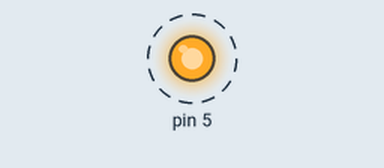
This sketch was run on a simulated Arduino Uno, built with avr-gcc and run on an emulated ATmega328P. Parts: output pins drawn as LEDs (lit = HIGH). Dashed ring = blinking.

Above: at 0.5 s.
Timing chart, 0 to 4.6 s (numbered marks = the images above):
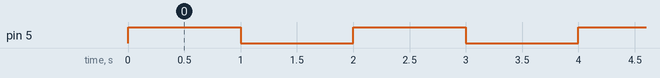

The sketch:

led.ino
```cpp
void setup() {  //setup()함수 : 초기 설정
  pinMode(5, OUTPUT);   //아두이노 5번 핀을 OUTPUT 모드로 설정
}

void loop() {   //loop()함수 :
  digitalWrite(5, 1);  //5번 핀 HIGH
  //1,000msec == 1초
  delay(1000);  //-초 상태 유지
  digitalWrite(5, 0);   //5번 핀 LOW
  delay(1000);  //-초 상태 유지
}
```

Measured:
- by itself, pin 5: alternates HIGH for 1.0 s and LOW for 1.0 s
